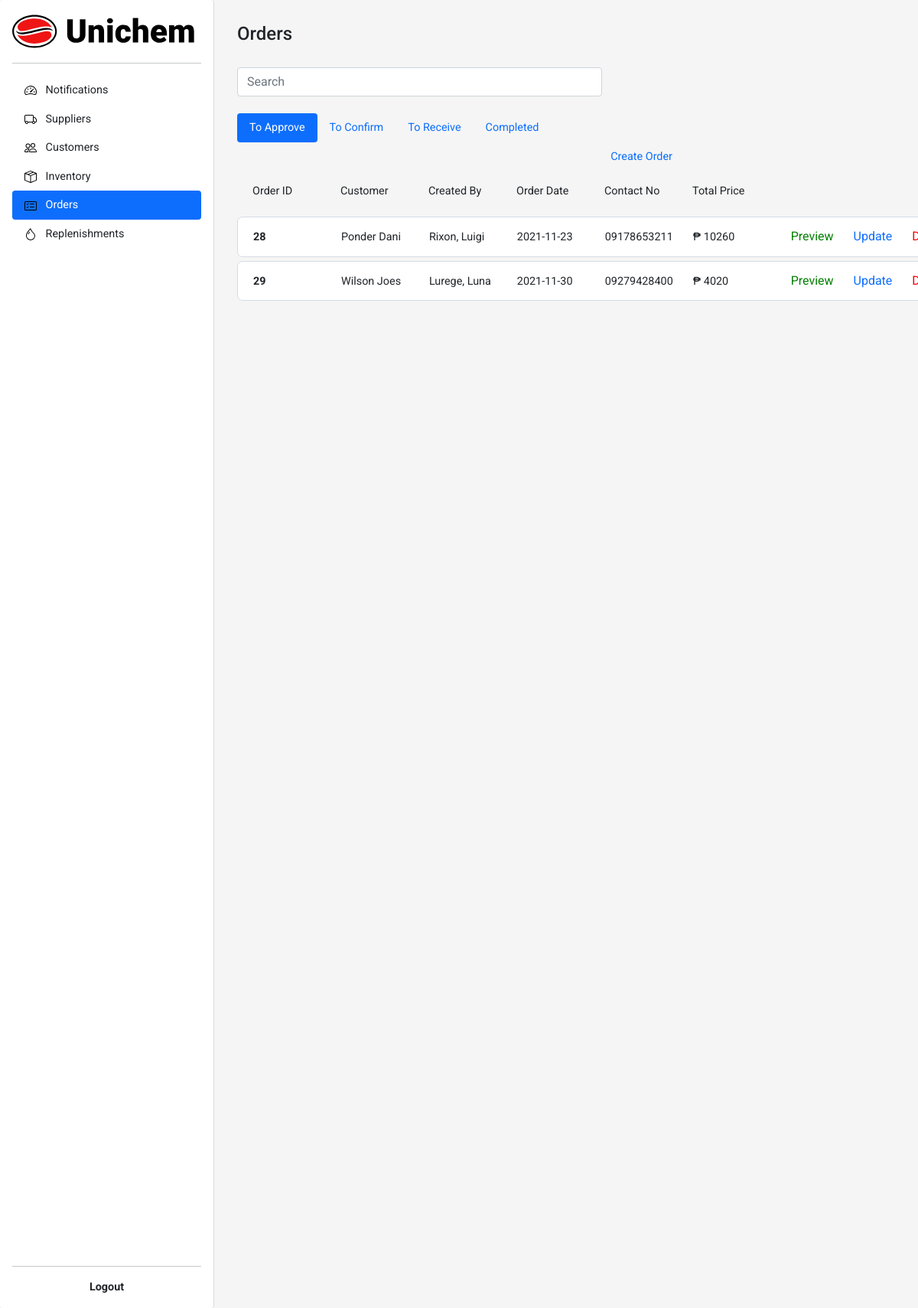
Page /sections/orders.php on the earlier database version.
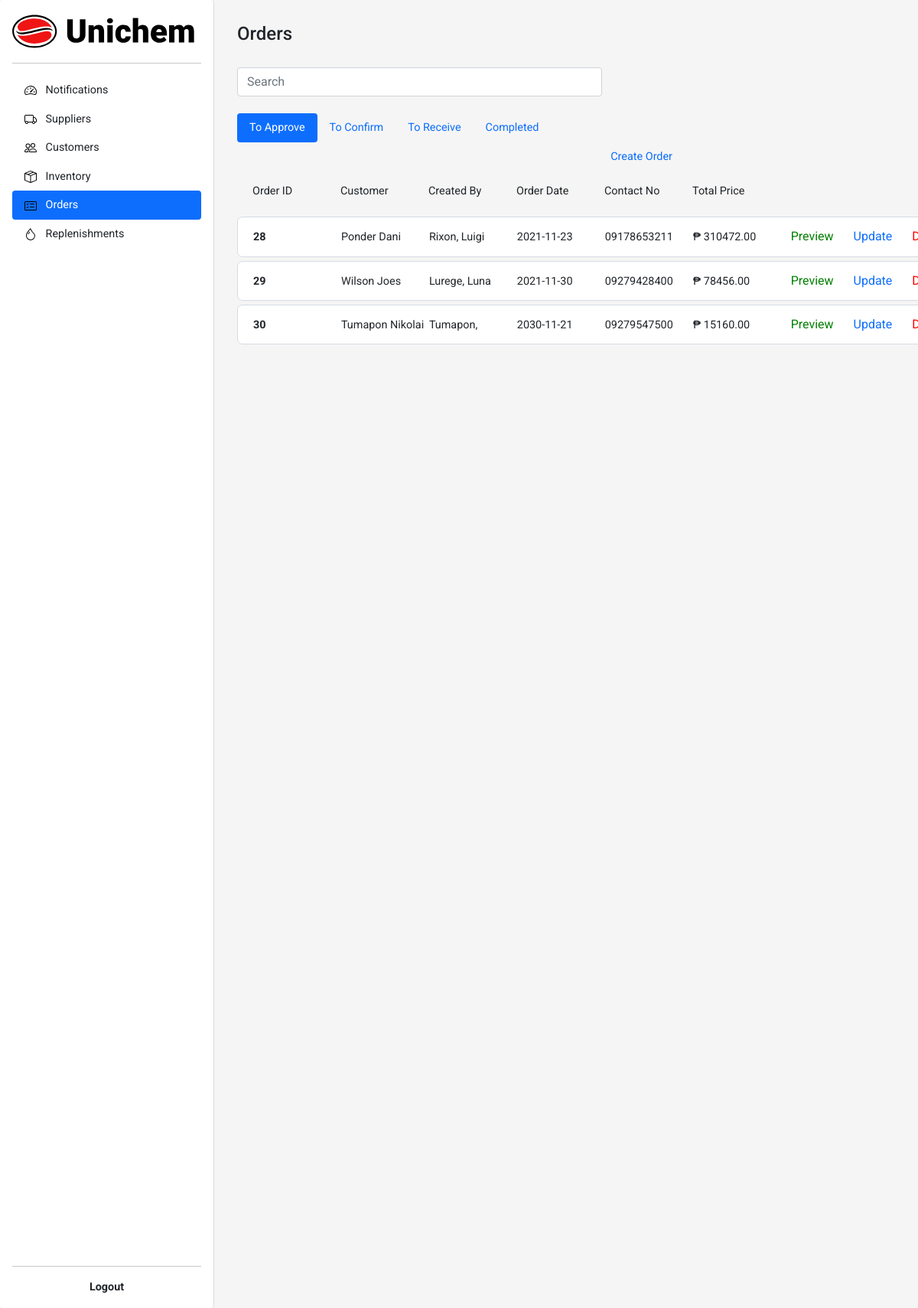
Same page on the later database version.
### tables this page shows
CREATE TABLE `orders` (
  `orderID` int(11) NOT NULL,
  `customerID` int(11) NOT NULL,
  `createdBy` int(11) NOT NULL,
  `approvedBy` int(11) DEFAULT NULL,
  `orderDate` date NOT NULL,
  `orderStatus` enum('To-Confirm','To-Ship','To-Receive','Completed','To-Approve') NOT NULL,
  `shipRequiredDate` date NOT NULL,
  `paidStatus` enum('paid','unpaid') NOT NULL
);

CREATE TABLE `order_line` (
  `orderlineID` int(11) NOT NULL,
  `orderID` int(11) NOT NULL,
  `productID` int(11) NOT NULL,
  `quantity` int(11) NOT NULL
);

CREATE TABLE `customer` (
  `customerID` int(11) NOT NULL,
  `customerFName` varchar(255) NOT NULL,
  `customerLName` varchar(255) NOT NULL,
  `dateofBirth` date NOT NULL,
  `gender` enum('M','F') NOT NULL,
  `contactNo` char(11) NOT NULL,
  `email` varchar(255) NOT NULL
);

CREATE TABLE `inventory_users` (
  `userID` int(11) NOT NULL,
  `userType` enum('Manager','User') NOT NULL,
  `userFirstName` varchar(255) NOT NULL,
  `userLastName` varchar(255) NOT NULL,
  `userName` varchar(255) NOT NULL,
  `email` varchar(255) NOT NULL,
  `password` varchar(255) NOT NULL
);

### components/order/order-list.php (the view, shortened to what this page needs)
<?php
$modal = $order['orderStatus'] . $order['orderID'];
echo "
    <form method='get' action='orders.php'>
        <div class='d-flex align-items-center justify-content-between white-box-container one-order-replenishment-list round-edge'>
            <div class='list-cell'>
                <b>" . $order['orderID'] . "</b>
            </div>
            <div class='list-cell'>
            " . $order['customerLName'] . " " . $order['customerFName'] . "
            </div>
            <div class='list-cell'>
                " . $order['userLastName'] . ", " . $order['userFirstName'] . "
            </div>
            <div class='list-cell'>
                " . $order['orderDate'] . "
            </div>
            <div class='list-cell'>
                " . $order['contactNo'] . "
            </div>
            <div class='list-cell'>
            " . "₱ " . $order['Total'] . "
            </div>
            <div class=''>
                <form method='get' action=''>
                    <input type='hidden' name='orderID' value='" . $order['orderID'] . "'>
                    <input type='hidden' name='active' value='" . $order['orderStatus'] . "'>
                    <button type='submit' class='btn btn-link btn-preview'>Preview</button>
                </form>
            </div>
            <div class=''>
                    <input type='hidden' name='orderID' value='" . $order['orderID'] . "'>
                    <a type='button' class='btn btn-link btn-update' data-bs-toggle='modal' data-bs-target='" . "#" . $modal . "'>Update</a>
            </div>
            <div class=''>
                <form method='post' action='../sections/delete.php'>
                    <input type='hidden' name='delete' value='order'>
                    <input type='hidden' name='orderID' value='" . $order['orderID'] . "'>
                    <button type='submit' class='btn btn-link btn-delete'>Delete</button>
                </form>
            </div>
        </div>
    </form>
";
?>

### crud/order/order-list-approve.php
<?php
    include('../crud/db_connect.php');
    $getOrderList = "SELECT *, SUM(ol.quantity * p.price) as 'Total'
                    FROM orders o
                    JOIN inventory_users iu ON o.createdBy = iu.userID
                    JOIN customer c ON o.customerID = c.customerID
                    JOIN order_line ol ON ol.orderID = o.orderID
                    JOIN product p on ol.productID = p.productID
                    JOIN customer_address ca ON ca.customerID = c.customerID
                    WHERE o.orderStatus = 'To-Approve'
                    GROUP BY o.orderID";
    $result = mysqli_query($conn, $getOrderList);
    if (mysqli_num_rows($result) > 0) {
        echo "
        <div class=''>
            <div class='scroll-list'>
            ";
        while ($order = mysqli_fetch_assoc($result)) {
            include('../components/order/order-list.php');
        }
        echo "
            </div>
        </div>
    ";
    }else{
        echo "<div class ='empty-message'>There are no To-Approve Orders.</div>";
    }
?>

Differences in the rows shown:
computed for orders "Ponder": Total "10260" → "310472.00"
computed for orders "Wilson": Total "4020" → "78456.00"
added orders: order_line.orderID "30", customerID.customerLName "Tumapon", customerID.customerFName "Nikolai…", createdBy.userLastName "Tumapon", orderDate "2030-11-21", customerID.contactNo "09279547500", Total "15160.00"
